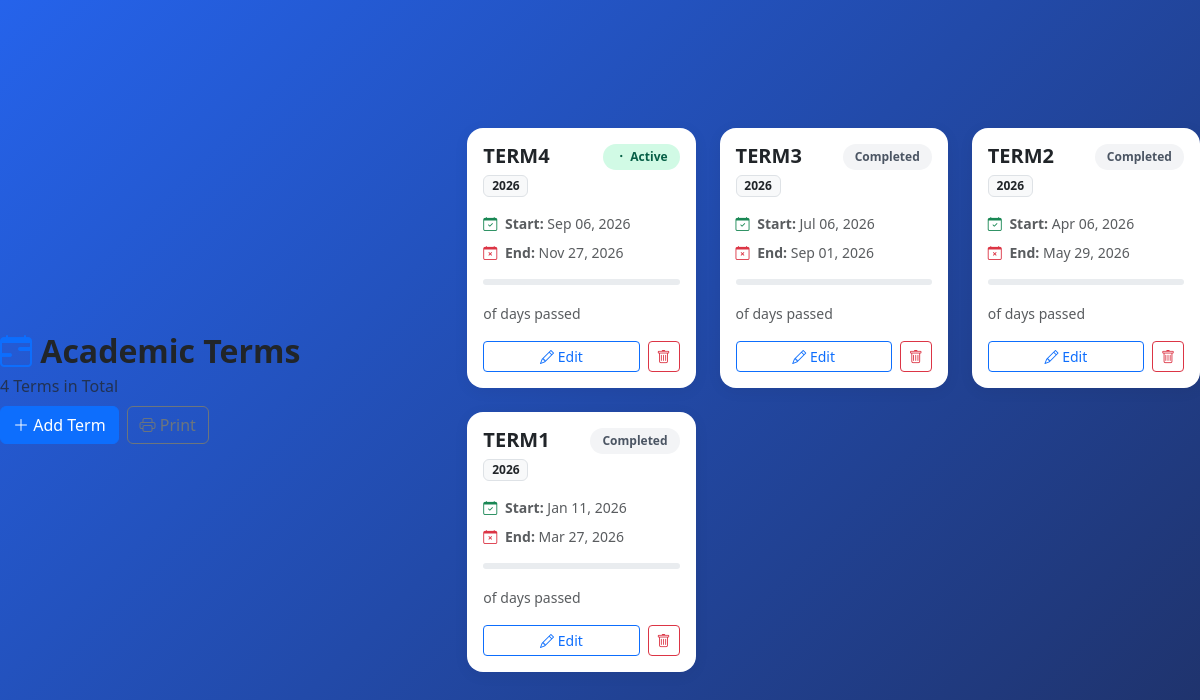
The app's page /school-management/academics/terms/ with its own data.
### academics/models.py (models this page shows, shortened)
class Term(models.Model):
    TERM_CHOICES = [
        ("TERM1", "Term 1"),
        ("TERM2", "Term 2"),
        ("TERM3", "Term 3"),
        ("TERM4", "Term 4"),
    ]
    academic_year = models.ForeignKey(
        AcademicYear,
        on_delete=models.CASCADE,
        related_name="terms"
    )
    name = models.CharField(
        max_length=10,
        choices=TERM_CHOICES
    )
    start_date = models.DateField()
    end_date = models.DateField()
    class Meta:
        unique_together = ("academic_year", "name")
        ordering = ["academic_year", "name"]

class AcademicYear(models.Model):
    name = models.CharField(max_length=9, unique=True)
    is_active = models.BooleanField(default=False)
    class Meta:
        ordering = ["-name"]
        verbose_name = "Academic Year"
        verbose_name_plural = "Academic Years"

### academics/views.py (the view)
# urls.py: path('terms/', views.term_list, name='term_list'),
def term_list(request):
    return render(request, 'academics/term_list.html', {'terms': Term.objects.select_related('academic_year').all().order_by('-start_date')})

### academics/templates/academics/term_list.html (shortened to what this page needs)
{% extends "base.html" %}
{% block content %}
<div class="d-flex justify-content-between align-items-center mb-4 flex-wrap gap-2">
    <div>
        <h2 class="fw-bold mb-1"><i class="bi bi-calendar-range text-primary"></i> Academic Terms</h2>
        <p class="text-muted mb-0">{{ terms.count }} Terms in Total</p>
    </div>
    <div class="d-flex gap-2">
        <a href="{% url 'academics:term_create' %}" class="btn btn-primary">
            <i class="bi bi-plus-lg"></i> Add Term
        </a>
        <button class="btn btn-outline-secondary" onclick="window.print()">
            <i class="bi bi-printer"></i> Print
        </button>
    </div>
</div>
{% if terms %}
<div class="row g-4">
    {% for t in terms %}
    {% now "Y-m-d" as today %}
    <div class="col-md-6 col-lg-4">
        <div class="card term-card h-100">
            <div class="card-body">
                <div class="d-flex justify-content-between align-items-start mb-3">
                    <div>
                        <h5 class="fw-bold mb-1">{{ t.name }}</h5>
                        <span class="badge bg-light text-dark border">{{ t.academic_year.name }}</span>
                    </div>
                    {% if t.start_date|date:"Y-m-d" <= today and t.end_date|date:"Y-m-d" >= today %}
                        <span class="status-active"><i class="bi bi-dot"></i> Active</span>
                    {% elif t.start_date|date:"Y-m-d" > today %}
                        <span class="status-upcoming">Upcoming</span>
                    {% else %}
                        <span class="status-past">Completed</span>
                    {% endif %}
                </div>
                <div class="mb-3">
                    <small class="text-muted d-block mb-2">
                        <i class="bi bi-calendar-check text-success me-1"></i>
                        <strong>Start:</strong> {{ t.start_date|date:"M d, Y" }}
                    </small>
                    <small class="text-muted d-block">
                        <i class="bi bi-calendar-x text-danger me-1"></i>
                        <strong>End:</strong> {{ t.end_date|date:"M d, Y" }}
                    </small>
                </div>
                <div class="progress mb-3" style="height: 6px;">
                </div>
                <small class="text-muted">{{ t.days_passed }} of {{ t.total_days }} days passed</small>
                <div class="d-flex gap-2 mt-3">
                    <a href="{% url 'academics:term_update' t.pk %}" class="btn btn-outline-primary btn-sm w-100">
                        <i class="bi bi-pencil"></i> Edit
                    </a>
                    <a href="{% url 'academics:term_delete' t.pk %}" class="btn btn-outline-danger btn-sm">
                        <i class="bi bi-trash"></i>
                    </a>
                </div>
            </div>
        </div>
    </div>
    {% endfor %}
</div>
{% endif %}
{% endblock %}

### templates/base.html (style rules this page uses)
:root { --sidebar-bg: #0c152d; --sidebar-active: #2563eb; --primary: #2563eb; --bg-light: #f5f7fb; }
body { background: var(--bg-light); min-height: 100vh; font-family: 'Segoe UI', Tahoma, Geneva, Verdana, sans-serif; }
.login-body { background: linear-gradient(135deg, var(--primary) 0%, #1f3167 100%); display: flex; align-items: center; justify-content: center; }
.card { border: none; border-radius: 16px; box-shadow: 0 3px 15px rgba(0,0,0,0.05); }

### academics/templates/academics/term_list.html (style rules this page uses)
.term-card { border: none; border-radius: 16px; transition: all .3s ease; box-shadow: 0 3px 15px rgba(0,0,0,0.06); }
.status-active { background: #d1fae5; color: #065f46; border-radius: 20px; padding: 4px 12px; font-size: .75rem; font-weight: 700; }
.status-past { background: #f3f4f6; color: #4b5563; border-radius: 20px; padding: 4px 12px; font-size: .75rem; font-weight: 700; }

### records on screen
Term: name "TERM4", academic_year.name "2026", shows "Active", start_date "Sep 06, 2026", end_date "Nov 27, 2026"
Term: name "TERM3", academic_year.name "2026", shows "Completed", start_date "Jul 06, 2026", end_date "Sep 01, 2026"
Term: name "TERM2", academic_year.name "2026", shows "Completed", start_date "Apr 06, 2026", end_date "May 29, 2026"
Term: name "TERM1", academic_year.name "2026", shows "Completed", start_date "Jan 11, 2026", end_date "Mar 27, 2026"

### other values on screen
{{ terms.count }} "4"
